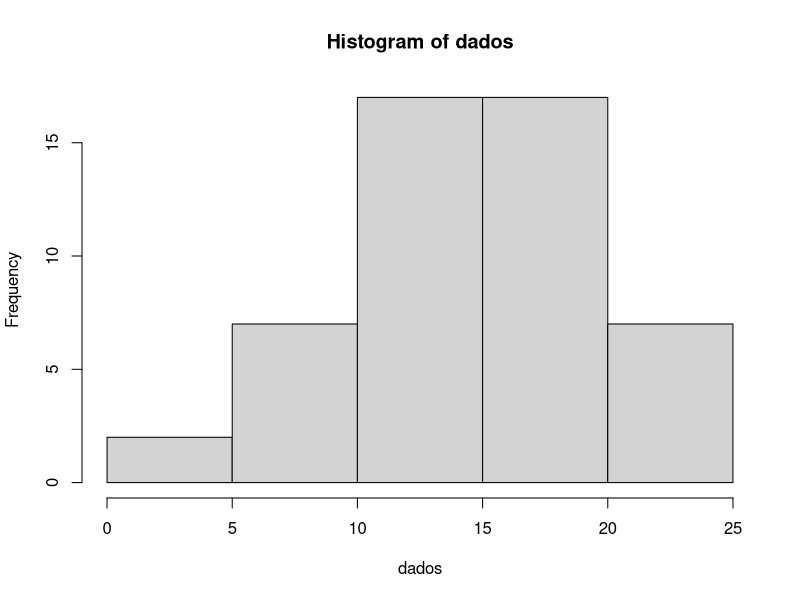
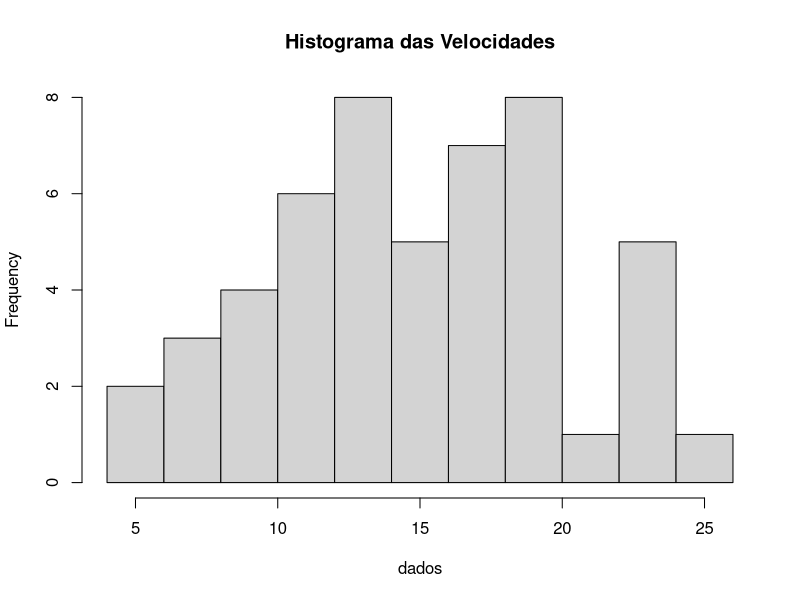
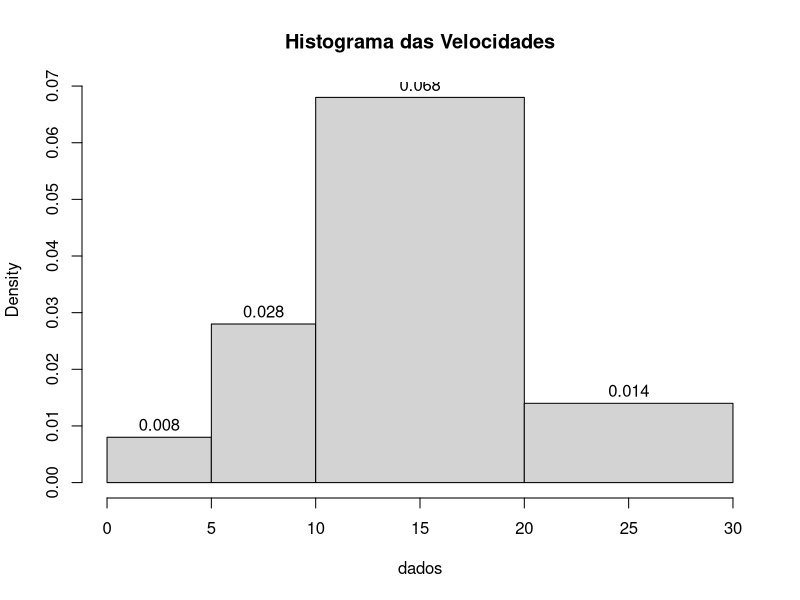
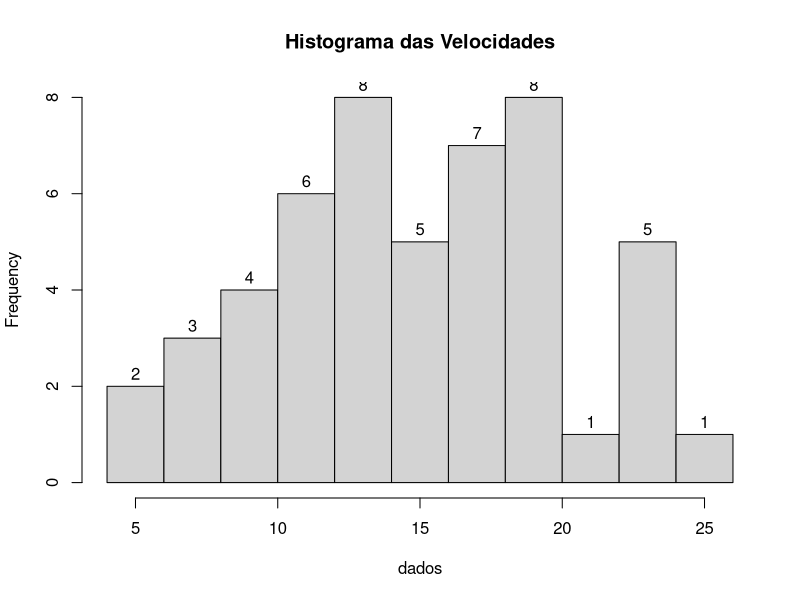
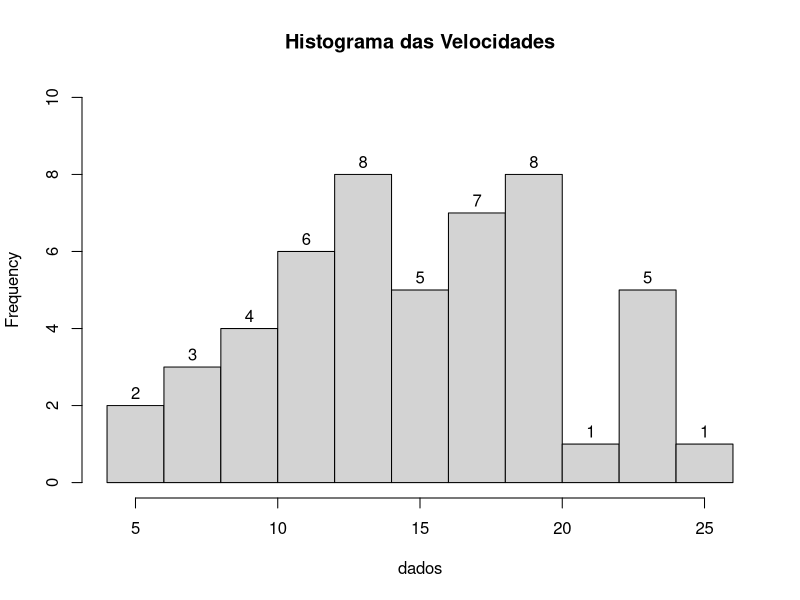
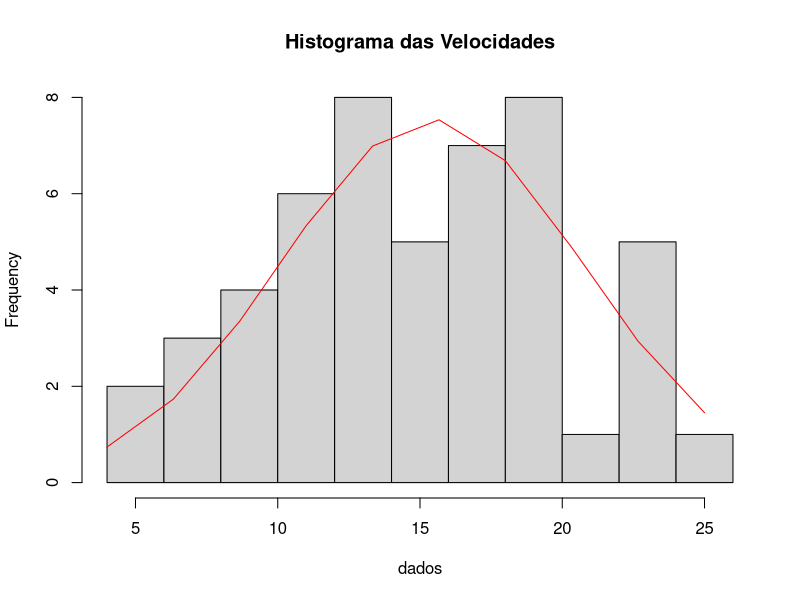

Reproduce these figures in R, in order.
# Histogramas

# Definindo os dados
View(cars)
dados = cars$speed

# construindo um histograma
hist(dados)

# Conforme consta no help, o parâmetro breaks pode ser um dos itens abaixo:
# Um vetor para os pontos de quebra entre as células do histograma
# Uma função para calcular o vetor de breakpoints
# Um único número que representa o número de células para o histograma
# Uma cadeia de caracteres que nomeia um algoritmo para calcular o número de células 
# Uma função para calcular o número de células.

hist(dados,breaks = 10,main = 'Histograma das Velocidades')
hist(dados,labels = T,breaks = c(0,5,10,20,30),main = 'Histograma das Velocidades')
hist(dados,labels = T,breaks = 10,main = 'Histograma das Velocidades')
hist(dados,labels = T,ylim = c(0,10),breaks = 10,main = 'Histograma das Velocidades')

# adicionando linhas ao histograma
grafico = hist(dados,breaks = 10,main = 'Histograma das Velocidades')

xaxis = seq(min(dados),max(dados),length = 10)
yaxis = dnorm(xaxis,mean = mean(dados),sd = sd(dados))
yaxis = yaxis*diff(grafico$mids)*length(dados)

lines(xaxis,yaxis,col = 'red')